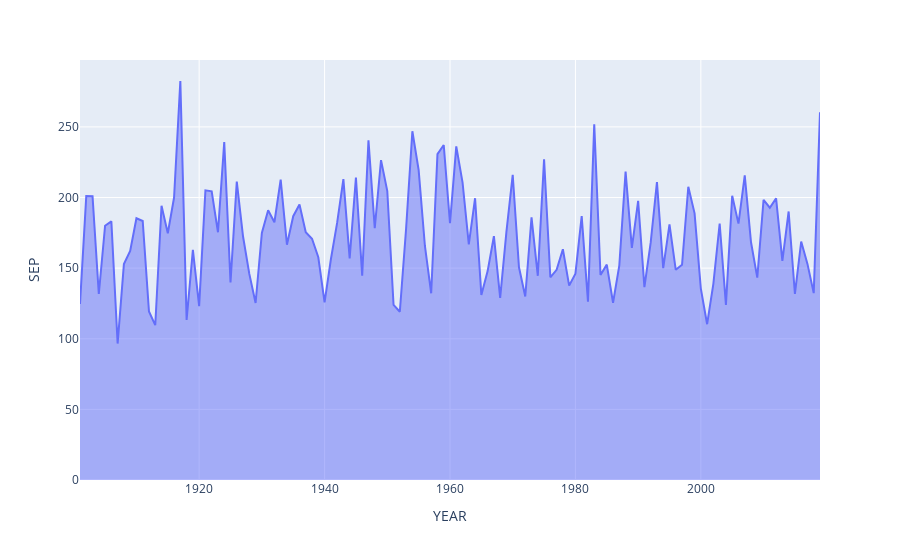

The notebook cell this image was saved under:
### Code cell
px.area(df, x=df.index, y='SEP')
